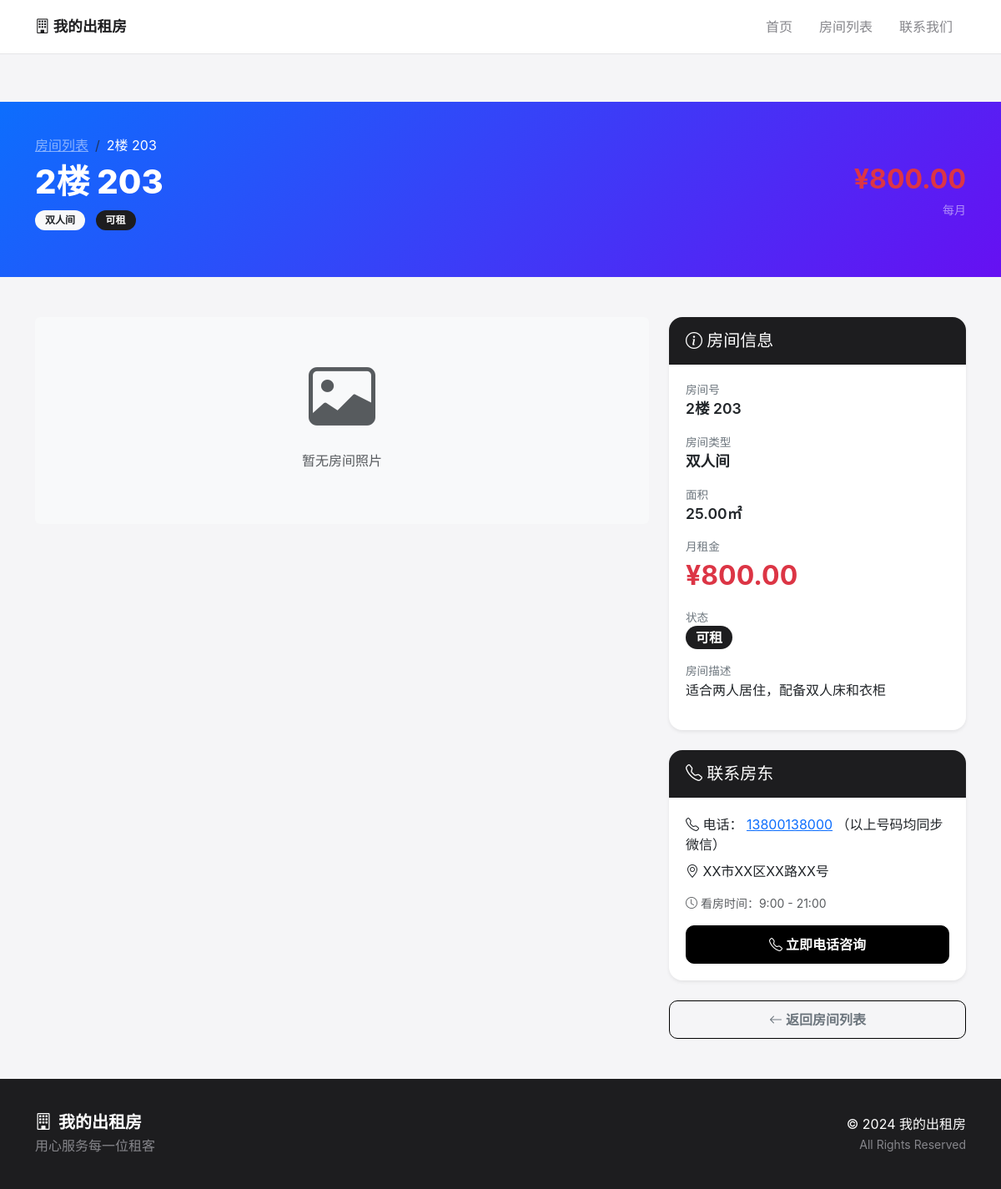
Screenshot of /room_detail.php?id=3 with the database file from the repository.
### tables this page shows
CREATE TABLE IF NOT EXISTS settings (
    id INT PRIMARY KEY AUTO_INCREMENT,
    setting_key VARCHAR(50) NOT NULL UNIQUE,
    setting_value TEXT,
    description VARCHAR(100)
);

CREATE TABLE IF NOT EXISTS rooms (
    id INT PRIMARY KEY AUTO_INCREMENT,
    floor INT NOT NULL,
    room_number VARCHAR(10) NOT NULL,
    room_type_id INT,
    status VARCHAR(20) DEFAULT 'available',
    description TEXT,
    created_at TIMESTAMP DEFAULT CURRENT_TIMESTAMP,
    FOREIGN KEY (room_type_id) REFERENCES room_types(id)
);

CREATE TABLE IF NOT EXISTS room_types (
    id INT PRIMARY KEY AUTO_INCREMENT,
    name VARCHAR(50) NOT NULL,
    description TEXT,
    price DECIMAL(10,2) NOT NULL,
    area DECIMAL(5,2),
    created_at TIMESTAMP DEFAULT CURRENT_TIMESTAMP
);

### room_detail.php (the view, shortened to what this page needs)
<?php
require_once 'includes/database.php';
function getSetting($key) {
    global $conn;
    $sql = "SELECT setting_value FROM settings WHERE setting_key = '$key'";
    $result = $conn->query($sql);
    if ($result->num_rows > 0) {
        return $result->fetch_assoc()['setting_value'];
    }
    return '';
}
$siteName = getSetting('site_name') ?: '少丽出租房';
$sitePhone = getSetting('site_phone') ?: '13800138000';
$siteAddress = getSetting('site_address') ?: 'XX市XX区XX路XX号';
$id = intval($_GET['id'] ?? 0);
$photoTypes = [
    'door' => '门口',
    'living' => '客室/客厅',
    'bathroom' => '厕所/卫生间',
    'kitchen' => '厨房',
    'balcony' => '阳台',
    'other' => '其他'
];
$room = $conn->query("SELECT r.*, rt.name as type_name, rt.price as type_price, rt.area, rt.description as type_desc
    FROM rooms r LEFT JOIN room_types rt ON r.room_type_id = rt.id
    WHERE r.id = $id")->fetch_assoc();
$groupedPhotos = [];
?>
<!DOCTYPE html>
<html lang="zh-CN">
<head>
    <link href="https://cdn.jsdelivr.net/npm/bootstrap@5.3.0/dist/css/bootstrap.min.css" rel="stylesheet">
    <link href="https://cdn.jsdelivr.net/npm/bootstrap-icons@1.10.0/font/bootstrap-icons.css" rel="stylesheet">
    <link href="css/style.css" rel="stylesheet">
</head>
<body>
    <nav class="navbar navbar-expand-lg">
        <div class="container">
            <a class="navbar-brand" href="index.php"><i class="bi bi-building"></i> <?php echo $siteName; ?></a>
            <div class="collapse navbar-collapse" id="navbarNav">
                <ul class="navbar-nav ms-auto">
                    <li class="nav-item"><a class="nav-link" href="index.php">首页</a></li>
                    <li class="nav-item"><a class="nav-link" href="rooms.php">房间列表</a></li>
                    <li class="nav-item"><a class="nav-link" href="index.php#contact">联系我们</a></li>
                </ul>
            </div>
        </div>
    </nav>
    <section class="room-hero">
        <div class="container">
            <div class="row align-items-center">
                <div class="col-md-8">
                    <nav aria-label="breadcrumb">
                        <ol class="breadcrumb mb-2">
                            <li class="breadcrumb-item"><a href="rooms.php" class="text-white-50">房间列表</a></li>
                            <li class="breadcrumb-item active text-white"><?php echo $room['floor']; ?>楼 <?php echo $room['room_number']; ?></li>
                        </ol>
                    </nav>
                    <h1 class="mb-2"><?php echo $room['floor']; ?>楼 <?php echo $room['room_number']; ?></h1>
                    <p class="mb-3">
                        <span class="badge bg-light text-dark me-2"><?php echo $room['type_name']; ?></span>
                        <span class="badge <?php echo $room['status'] == 'available' ? 'bg-dark' : 'bg-secondary'; ?>">
                            <?php echo $room['status'] == 'available' ? '可租' : '已租'; ?>
                        </span>
                    </p>
                </div>
                <div class="col-md-4 text-md-end">
                    <div class="price-tag">¥<?php echo number_format($room['type_price'], 2); ?></div>
                    <small class="text-white-50">每月</small>
                </div>
            </div>
        </div>
    </section>
    <div class="container py-5">
        <div class="row">
            <div class="col-lg-8">
                <?php if (!empty($groupedPhotos)): ?>
                    <?php foreach ($groupedPhotos as $type => $typePhotos): ?>
                    <div class="photo-section">
                        <h5><i class="bi bi-camera"></i> <?php echo $photoTypes[$type] ?? $type; ?></h5>
                        <div class="row photo-grid">
                            <?php foreach ($typePhotos as $p): ?>
                            <div class="col-md-4">
                                <img src="<?php echo $p['photo_path']; ?>"
                                     alt="<?php echo $photoTypes[$type] ?? $type; ?>"
                                     onclick="openLightbox(this.src)">
                            </div>
                            <?php endforeach; ?>
                        </div>
                    </div>
                    <?php endforeach; ?>
                <?php else: ?>
                    <div class="text-center py-5 bg-light rounded">
                        <i class="bi bi-image display-1 text-muted"></i>
                        <p class="mt-3 text-muted">暂无房间照片</p>
                    </div>
                <?php endif; ?>
            </div>
            <div class="col-lg-4">
                <div class="card shadow-sm mb-4">
                    <div class="card-header bg-dark text-white">
                        <h5 class="mb-0"><i class="bi bi-info-circle"></i> 房间信息</h5>
                    </div>
                    <div class="card-body">
                        <div class="mb-3">
                            <div class="info-label">房间号</div>
                            <div class="info-value"><?php echo $room['floor']; ?>楼 <?php echo $room['room_number']; ?></div>
                        </div>
                        <div class="mb-3">
                            <div class="info-label">房间类型</div>
                            <div class="info-value"><?php echo $room['type_name']; ?></div>
                        </div>
                        <div class="mb-3">
                            <div class="info-label">面积</div>
                            <div class="info-value"><?php echo $room['area']; ?>㎡</div>
                        </div>
                        <div class="mb-3">
                            <div class="info-label">月租金</div>
                            <div class="price-tag">¥<?php echo number_format($room['type_price'], 2); ?></div>
                        </div>
                        <div class="mb-3">
                            <div class="info-label">状态</div>
                            <div class="info-value">
                                <?php if ($room['status'] == 'available'): ?>
                                    <span class="badge bg-dark fs-6">可租</span>
                                <?php else: ?>
                                    <span class="badge bg-secondary fs-6">已租</span>
                                <?php endif; ?>
                            </div>
                        </div>
                        <?php if ($room['type_desc']): ?>
                        <div class="mb-3">
                            <div class="info-label">房间描述</div>
                            <div><?php echo $room['type_desc']; ?></div>
                        </div>
                        <?php endif; ?>
                    </div>
                </div>
                <div class="card shadow-sm mb-4">
                    <div class="card-header bg-dark text-white">
                        <h5 class="mb-0"><i class="bi bi-telephone"></i> 联系房东</h5>
                    </div>
                    <div class="card-body">
                        <p class="mb-2"><i class="bi bi-telephone text-dark"></i> 电话：
                            <?php
                            $phones = array_filter(array_map('trim', explode(',', $sitePhone)));
                            foreach ($phones as $i => $phone): ?>
                                <a href="tel:<?php echo $phone; ?>"><?php echo $phone; ?></a>
                            <?php endforeach; ?>
                            （以上号码均同步微信）
                        </p>
                        <p class="mb-3"><i class="bi bi-geo-alt text-dark"></i> <?php echo $siteAddress; ?></p>
                        <p class="text-muted small"><i class="bi bi-clock"></i> 看房时间：9:00 - 21:00</p>
                        <a href="tel:<?php echo $phones[0]; ?>" class="btn btn-dark w-100">
                            <i class="bi bi-telephone"></i> 立即电话咨询
                        </a>
                    </div>
                </div>
                <a href="rooms.php" class="btn btn-outline-secondary w-100">
                    <i class="bi bi-arrow-left"></i> 返回房间列表
                </a>
            </div>
        </div>
    </div>
    <footer>
        <div class="container">
            <div class="row align-items-center">
                <div class="col-md-6">
                    <h5 class="mb-1"><i class="bi bi-building me-2"></i><?php echo $siteName; ?></h5>
                    <p class="text-muted mb-0">用心服务每一位租客</p>
                </div>
                <div class="col-md-6 text-md-end">
                    <p class="mb-0">&copy; 2024 <?php echo $siteName; ?></p>
                    <small class="text-muted">All Rights Reserved</small>
                </div>
            </div>
        </div>
    </footer>
</body>
</html>

### css/style.css (style rules this page uses)
:root { --bg: #f5f5f7; --card: #ffffff; --text: #1d1d1f; --text-muted: #86868b; --accent: #000000; --border: #e5e5e7; --radius: 16px; --radius-sm: 10px; --shadow: 0 4px 12px rgba(0, 0, 0, 0.05); --transition: all 0.25s cubic-bezier(0.4, 0, 0.2, 1); }
* { box-sizing: border-box; }
body { font-family: -apple-system, BlinkMacSystemFont, "SF Pro SC", "Helvetica Neue", Arial, sans-serif; background: var(--bg); color: var(--text); margin: 0; padding: 0; -webkit-font-smoothing: antialiased; line-height: 1.5; }
.badge.bg-dark { background-color: var(--text) !important; color: var(--card) !important; }
.navbar { background: var(--card) !important; border-bottom: 1px solid var(--border); padding: 12px 0; box-shadow: none; }
.navbar-brand { font-weight: 700; font-size: 1.1rem; color: var(--text) !important; }
.nav-link { color: var(--text-muted) !important; font-weight: 500; padding: 8px 16px !important; border-radius: var(--radius-sm); transition: var(--transition); }
.btn { border-radius: var(--radius-sm); font-weight: 600; padding: 10px 20px; transition: var(--transition); border: 1px solid var(--accent); }
.btn-dark { background: var(--accent); color: var(--card); border-color: var(--accent); }
.card { background: var(--card); border-radius: var(--radius); border: none; box-shadow: var(--shadow); transition: var(--transition); }
.card-header { background: var(--text) !important; color: var(--card) !important; font-weight: 600; border-radius: var(--radius) var(--radius) 0 0 !important; padding: 16px 20px; }
.card-body { padding: 20px; }
.price-tag { font-size: 1.8rem; font-weight: 800; color: var(--text); }
.room-hero { background: linear-gradient(135deg, #1d1d1f 0%, #333 100%); color: white; padding: 60px 0; margin-top: 57px; }
.room-hero h1 { font-weight: 800; }
footer { background: var(--text); color: var(--card); padding: 40px 0; }
footer h5 { font-weight: 700; }
footer .text-muted { color: var(--text-muted) !important; }
.badge { font-weight: 600; padding: 6px 12px; border-radius: 20px; }

### room_detail.php (style rules this page uses)
.room-hero { background: linear-gradient(135deg, #0d6efd 0%, #6610f2 100%); color: white; padding: 40px 0; }
.info-label { color: #6c757d; font-size: 0.85rem; }
.info-value { font-size: 1.1rem; font-weight: 600; }
.price-tag { font-size: 2rem; color: #dc3545; font-weight: bold; }

### rows the page displays
settings: setting_value "我的出租房"
rooms: floor "2", room_number "203", room_type.name "双人间", room_type.price "800.00", room_type.area "25.00", room_type.description "适合两人居住，配备双人床和衣柜"
settings: setting_value "13800138000"
settings: setting_value "XX市XX区XX路XX号"
